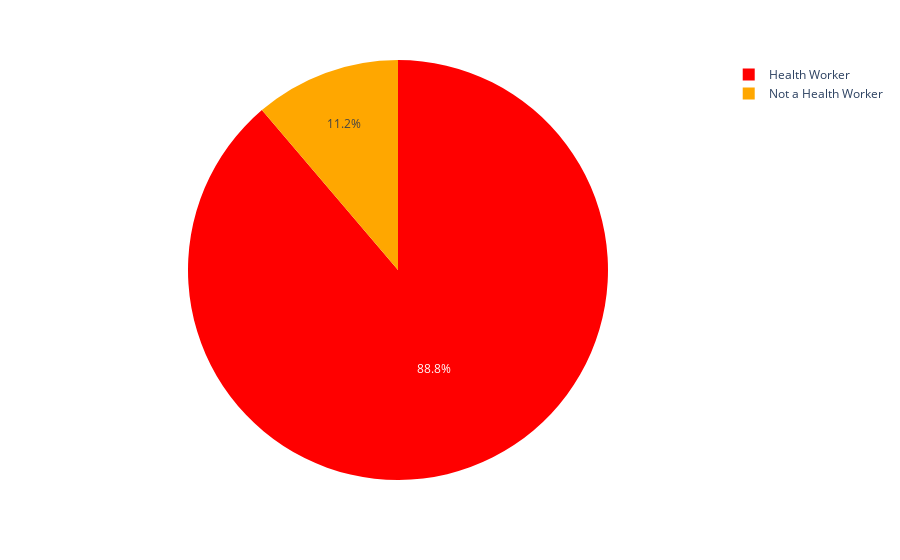

Notebook cell for this chart:
### Code cell
def health_worker_graph():
    fig1 = data_for_viz['is_health_worker'].value_counts().reset_index()
    fig1.columns = ['is_health_worker', 'count']

    # Create a pie chart
    fig_m_t_count_bar = px.pie(fig1, names='is_health_worker', values='count', color_discrete_sequence=px.colors.cyclical.HSV)
    plotted_graph=fig_m_t_count_bar.show()
    return plotted_graph
health_worker_graph()

### Figure 1 — Plotly figure (JSON) as saved in the notebook; plotly's stock layout.template omitted (floating-point values rounded to 4 significant figures)
{"data": [{"domain": {"x": [0, 1], "y": [0, 1]}, "hovertemplate": "is_health_worker=%{label}<br>count=%{value}<extra></extra>", "labels": ["Health Worker", "Not a Health Worker"], "legendgroup": "", "name": "", "showlegend": true, "type": "pie", "values": [22807, 2883]}], "layout": {"legend": {"tracegroupgap": 0}, "margin": {"t": 60}, "piecolorway": ["#ff0000", "#ffa700", "#afff00", "#08ff00", "#00ff9f", "#00b7ff", "#0010ff", "#9700ff", "#ff00bf", "#ff0000"]}}
